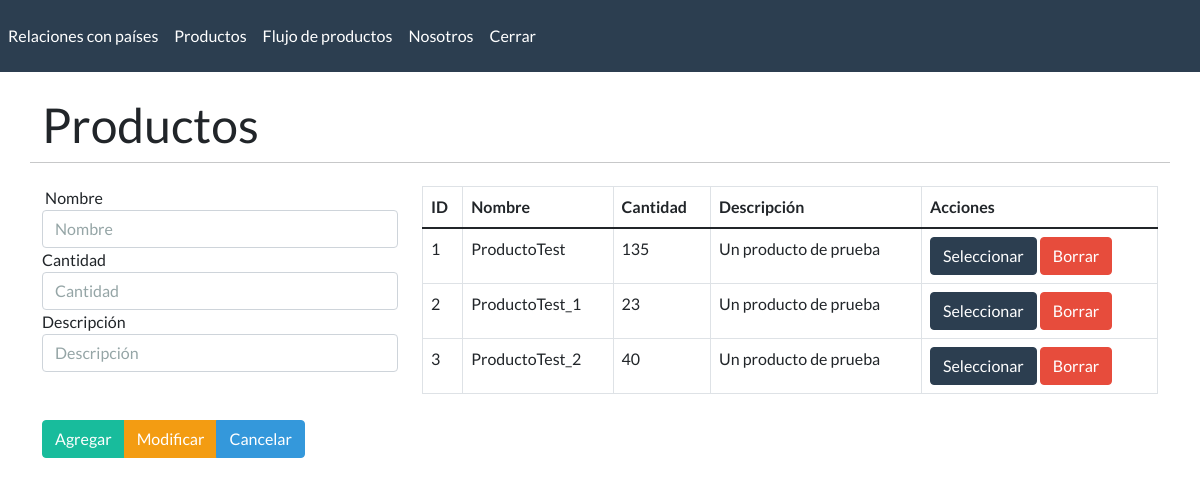
The page /productos.php on the database its author committed.
### tables this page shows
CREATE TABLE `productos` (
  `id` int(10) NOT NULL,
  `nombre` varchar(100) NOT NULL,
  `cantidad` int(255) NOT NULL,
  `descripcion` text NOT NULL
);

### productos.php (the view, shortened to what this page needs)
<?php
include("template/cabecera.php");
include("administrador/config/crudProd.php");
?>
<br>
<h1>Productos</h1>
<hr>
<br>
<div class="col-md-4">
    <form method="POST">
    <div class = "form-group">
    <label for="txtnombre">Nombre</label>
    <input type="text" class="form-control" name="txtnombre" id="txtnombre" value="<?php if(isset($_POST['Seleccionar'])) echo $arrayRowProd['nombre'] ?>" placeholder="Nombre">
    <label for="txtcantidad">Cantidad</label>
    <input type="number" class="form-control" name="txtcantidad" id="txtcantidad" value="<?php if(isset($_POST['Seleccionar'])) echo $arrayRowProd['cantidad'] ?>" placeholder="Cantidad">
    <label for="txtdescripcion">Descripción</label>
    <input type="text" class="form-control" name="txtdescripcion" id="txtdescripcion" value="<?php if(isset($_POST['Seleccionar'])) echo $arrayRowProd['descripcion'] ?>" placeholder="Descripción">
    </div>
    <div class="btn-group" role="group" aria-label="">
        <button type="submit" name="Agregar" class="btn btn-success">Agregar</button>
        <button type="submit" name="Modificar" class="btn btn-warning">Modificar</button>
        <button type="submit" name="Cancelar" class="btn btn-info">Cancelar</button>
    </div>
    </form>
</div>
<div class="col-md-8">
    <table class="table table-bordered">
        <thead>
            <tr>
                <th>ID</th>
                <th>Nombre</th>
                <th>Cantidad</th>
                <th>Descripción</th>
                <th>Acciones</th>
            </tr>
        </thead>
        <tbody>
            <?php
            $resultado = $MySQLiconn->query("SELECT * FROM productos");
            while($row = $resultado->fetch_array()) {
            ?>
            <tr>
                <td><?php echo $row['id']; ?></td>
                <td><?php echo $row['nombre']; ?></td>
                <td><?php echo $row['cantidad']; ?></td>
                <td><?php echo $row['descripcion']; ?></td>
                <td>
                    <form method="POST">
                        <button type="submit" name="Seleccionar" value="Seleccionar" class="btn btn-primary">Seleccionar</button>
                        <button type="submit" name="Borrar" value="Borrar" class="btn btn-danger">Borrar</button>
                    </form>
                </td>
            </tr>
            <?php
            }
            ?>
        </tbody>
    </table>
</div>
<?php include_once("template/pie.php"); ?>

### rows shown on the page
productos: id "1", nombre "ProductoTest", cantidad "135", descripcion "Un producto de prueba"
productos: id "2", nombre "ProductoTest_1", cantidad "23", descripcion "Un producto de prueba"
productos: id "3", nombre "ProductoTest_2", cantidad "40", descripcion "Un producto de prueba"
